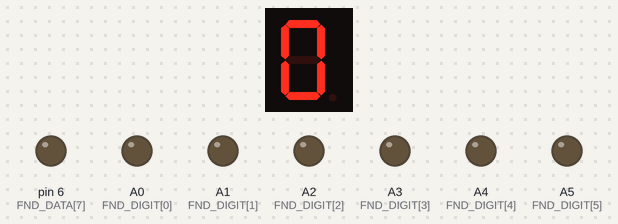
Simulated run of this sketch. Board: Arduino Uno, built with avr-gcc and run on an emulated ATmega328P. On the bench: 1-digit seven-segment display, output pins drawn as LEDs (lit = HIGH). Wiring (inferred from the names in the program): 1-digit 7-segment display, segments lit when HIGH: segments pin 13, pin 12, pin 11, pin 10, pin 9, pin 8, pin 7. The segment pins are drawn as the display they are named for; pins used as bus, display or sensor lines are not drawn.

Above: at 0.1 s.
At 10.1 s:
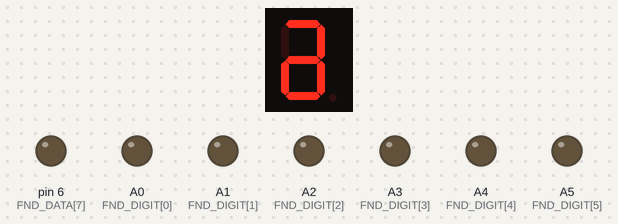
At 12.1 s:
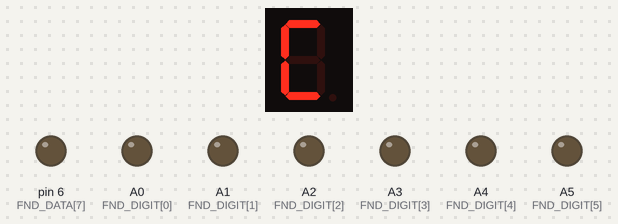
At 13.1 s:
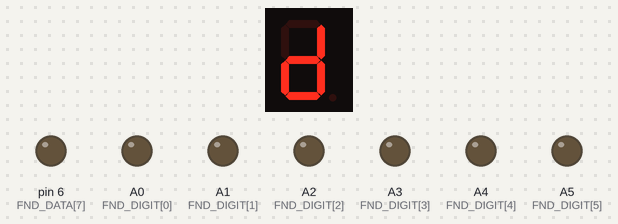
At 14.1 s:
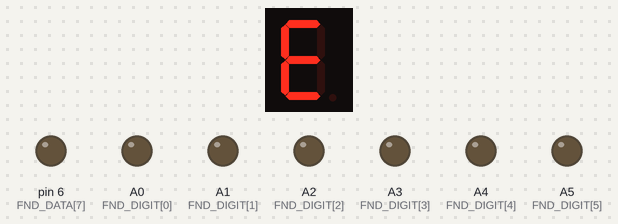
At 15.1 s:
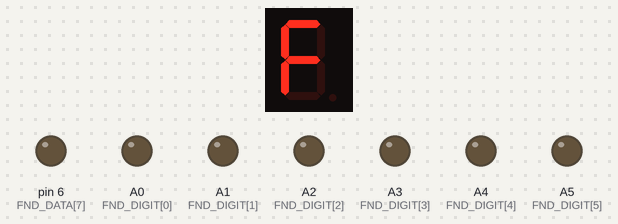

Measured:
- by itself, everything shown: repeats every 16.0 s, in 16 steps
- what the display in image 1 shows lasts 1.0 s, from 10.0 s to 11.0 s

The sketch:

04_FND_cntl_reverse.ino
```cpp
                //  a, b, c, d, e, f, g, dp
int FND_DATA[8] = {13,12,11,10, 9, 8, 7, 6};
int FND_DIGIT[6] = {A0,A1,A2,A3,A4,A5};
unsigned char FND_VALUE[16] = {0xFC,0x60,0xDA,0xF2,0x66,0xB6,0xBE,0xE0,
                               0xFE,0xF6,0xFA,0x3E,0x9C,0x7A,0x9E,0x8E};
void setup() {
  // put your setup code here, to run once:
  for(int i=0; i<8; i++)  pinMode(FND_DATA[i], OUTPUT);
  for(int i=0; i<6; i++)  pinMode(FND_DIGIT[i], OUTPUT);
}

void loop() {
  // put your main code here, to run repeatedly:
  // 0~F
  for(int val=0; val<16; val++)
  {
    for(int i=0; i<8; i++)
    {
      digitalWrite(FND_DATA[i], FND_VALUE[val] & (0x80>>i));
    }
    delay(1000);
  }
}
```
